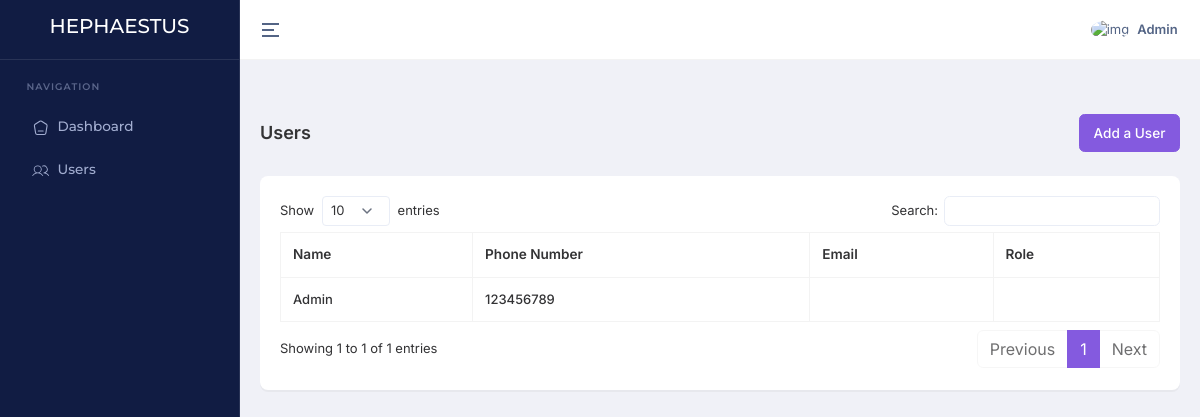
The app's page /users/ (signed in), older data.
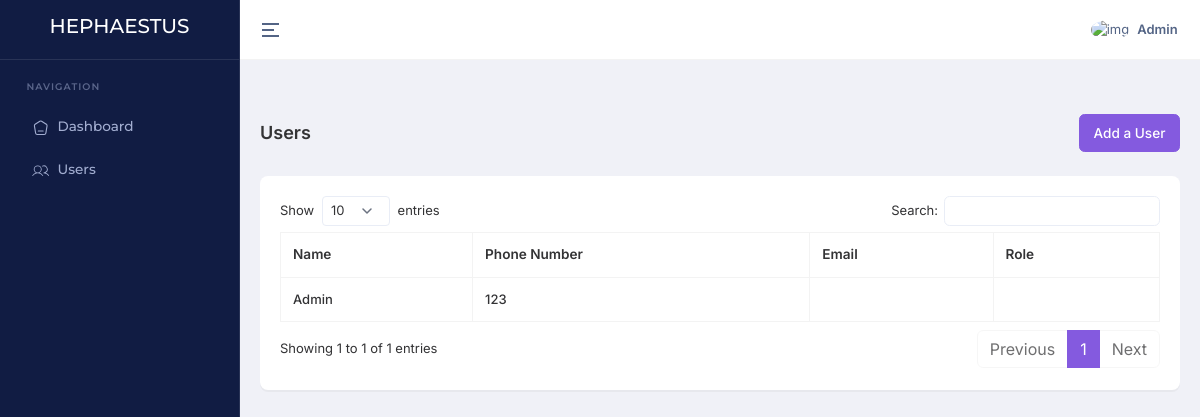
The same page, newer data.
### account/models.py (models this page shows, shortened)
class User(AbstractBaseUser, PermissionsMixin):
    ROLE_CHOICES = (
        ('Admin', 'Admin'),
        ('Director', 'Director'),
        ('Teacher', 'Teacher'),
        ('Student', 'Student'),
    )
    email = models.EmailField(unique=True)
    name = models.CharField(max_length=255)
    slug = models.SlugField(unique=True, blank=True)
    phone_number = models.CharField(max_length=15, unique=True)
    image = ProcessedImageField(
        upload_to=user_image_path,
        processors=[ResizeToFill(720, 720)],
        format='JPEG',
        options={'quality': 90},
        null=True,
        blank=True,
    )
    role = models.CharField(max_length=30, choices=ROLE_CHOICES)
    added_by = models.ForeignKey('self', on_delete=models.CASCADE, null=True, blank=True, related_name='added_users')
    created_at = models.DateTimeField(default=timezone.now)
    updated_at = models.DateTimeField(auto_now=True)
    is_active = models.BooleanField(default=True)
    is_staff = models.BooleanField(default=False)
    objects = CustomUserManager()
    USERNAME_FIELD = 'phone_number'
    REQUIRED_FIELDS = ['name', 'email']

### home/views.py (the view)
# urls.py: path('users/', getUsers, name="getUsers"),
@login_required
def getUsers(request):
    if request.user.role == 'Admin':
        messages.error(request, "You are not authorized to access this page.")
        return redirect('base:dashboard')
    getUsers = User.objects.all().order_by('-created_at')
    context = {
        'getUsers': getUsers
    }
    return render(request, 'pages/users/index.html', context)

### templates/pages/users/index.html (shortened to what this page needs)
{% extends "layouts/app.html" %}
{% block content %}
    <div class="container-fluid">
        <div class="d-md-flex d-block align-items-center justify-content-between my-4 page-header-breadcrumb">
            <h1 class="page-title fw-semibold fs-18 mb-0">Users</h1>
            <div class="ms-md-1 ms-0">
                <nav>
                    <ol class="breadcrumb mb-0">
                        <a class="btn btn-primary" href="#">
                            Add a User
                        </a>
                    </ol>
                </nav>
            </div>
        </div>
        <div class="row">
            <div class="col-xl-12">
                <div class="card custom-card">
                    <div class="card-body">
                        <div class="table-responsive">
                            <table id="datatable" class="table table-bordered text-nowrap w-100">
                                <thead>
                                    <tr>
                                        <th>Name</th>
                                        <th>Phone Number</th>
                                        <th>Email</th>
                                        <th>Role</th>
                                    </tr>
                                </thead>
                                <tbody>
                                    {% for user in getUsers %}
                                        <tr>
                                            <td>{{ user.name }}</td>
                                            <td>{{ user.phone_number }}</td>
                                            <td>{{ user.emal }}</td>
                                            <td>{{ user.role }}</td>
                                        </tr>
                                    {% endfor %}
                                </tbody>
                            </table>
                        </div>
                    </div>
                </div>
            </div>
        </div>
    </div>
{% endblock %}

### templates/layouts/app.html (shortened to what this page needs)
{% load static %}
<!DOCTYPE html>
<html lang="en" dir="ltr" data-nav-layout="vertical" data-theme-mode="light" data-header-styles="light" data-menu-styles="dark" data-toggled="close">
<head>
    <link id="style" href="{% static 'libs/bootstrap/css/bootstrap.min.css' %}" rel="stylesheet" >
    <link href="{% static 'css/styles.min.css' %}" rel="stylesheet" >
    <link href="{% static 'libs/node-waves/waves.min.css' %}" rel="stylesheet" >
    <link href="{% static 'libs/simplebar/simplebar.min.css' %}" rel="stylesheet" >
    <link rel="stylesheet" href="{% static 'libs/choices.js/public/assets/styles/choices.min.css' %}">
    <link rel="stylesheet" href="https://cdn.datatables.net/1.11.5/css/dataTables.bootstrap5.min.css">
</head>
<body>
    <div class="page">
        {% include 'inc/header.html' %}
        {% include 'inc/sidebar.html' %}
        <div class="main-content app-content">
            {% block content %}{% endblock %}
        </div>
    </div>
</body>
</html>

### templates/inc/header.html (shortened to what this page needs)
<header class="app-header">
    <div class="main-header-container container-fluid">
        <div class="header-content-left">
            <div class="header-element">
                <a aria-label="Hide Sidebar" class="sidemenu-toggle header-link animated-arrow hor-toggle horizontal-navtoggle" data-bs-toggle="sidebar" href="javascript:void(0);"><span></span></a>
            </div>
        </div>
        <div class="header-content-right">
            <div class="header-element">
                <a href="javascript:void(0);" class="header-link dropdown-toggle" id="mainHeaderProfile" data-bs-toggle="dropdown" data-bs-auto-close="outside" aria-expanded="false">
                    <div class="d-flex align-items-center">
                        <div class="me-sm-2 me-0">
                            <img src="https://cdn.pixabay.com/photo/2015/10/05/22/37/blank-profile-picture-973460_960_720.png" alt="img" width="32" height="32" class="rounded-circle">
                        </div>
                        <div class="d-sm-block d-none">
                            <p class="fw-semibold mb-0 lh-1">{{ request.user.name }}</p>
                        </div>
                    </div>
                </a>
            </div>
        </div>
    </div>
</header>

### templates/inc/sidebar.html (shortened to what this page needs)
{% load static %}
<aside class="app-sidebar sticky" id="sidebar">
    <div class="main-sidebar-header">
        <a href="{% url 'home:dashboard' %}" class="header-logo">
            <h5 class="text-white">
                HEPHAESTUS
            </h5>
        </a>
    </div>
    <div class="main-sidebar" id="sidebar-scroll">
        <nav class="main-menu-container nav nav-pills flex-column sub-open">
            <ul class="main-menu">
                <li class="slide__category"><span class="category-name">Navigation</span></li>
                <li class="slide">
                    <a href="{% url 'home:dashboard' %}" class="side-menu__item">
                        <span class="px-2">
                        </span>
                        <span class="side-menu__label">Dashboard</span>
                    </a>
                </li>
                <li class="slide">
                    <a href="{% url 'home:getUsers' %}" class="side-menu__item">
                        <span class="px-2">
                        </span>
                        <span class="side-menu__label">Users</span>
                    </a>
                </li>
            </ul>
        </nav>
    </div>
</aside>

Row changes from the older to the newer data that the page shows:
changed User "Admin": phone_number "123456789" → "123"
